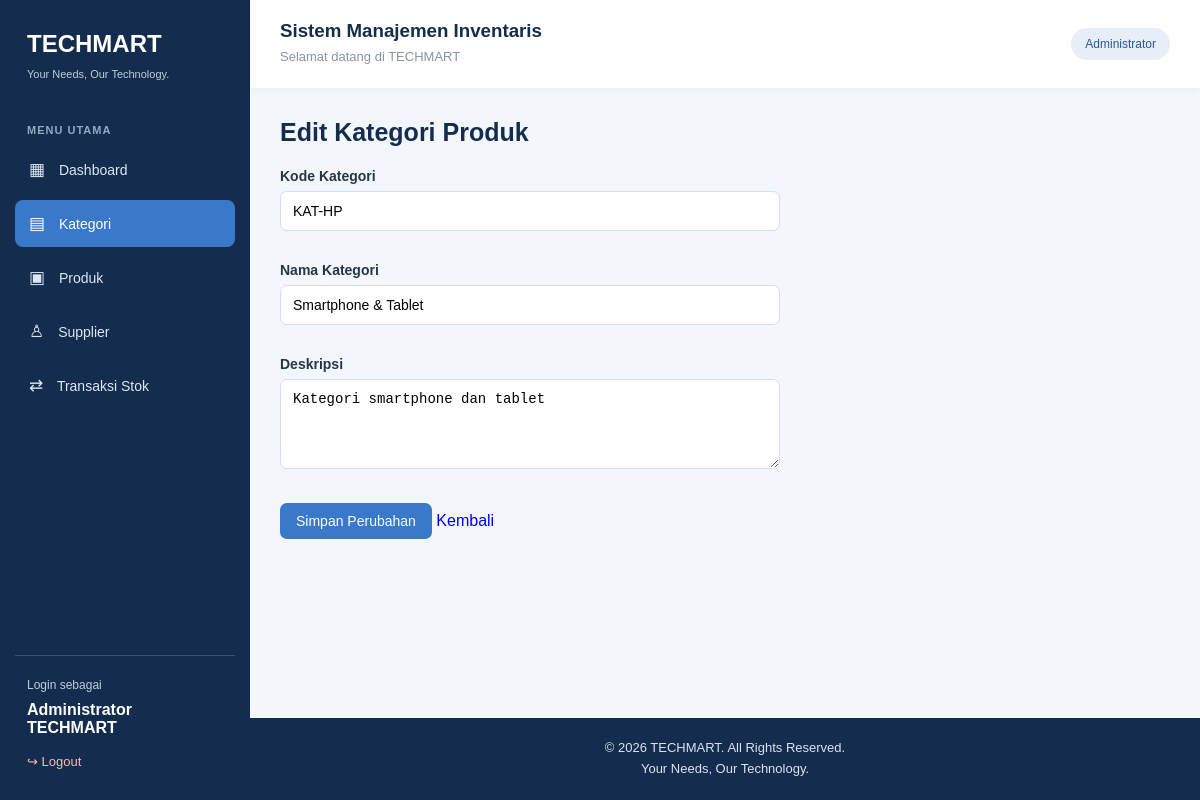
The app's page /modul/kategori/edit.php?id=3 (signed in) with its own data.
### tables this page shows
CREATE TABLE `kategori` (
  `id` int(11) NOT NULL,
  `kode_kategori` varchar(20) NOT NULL,
  `nama_kategori` varchar(100) NOT NULL,
  `deskripsi` text DEFAULT NULL,
  `created_at` timestamp NOT NULL DEFAULT current_timestamp()
);

### modul/kategori/edit.php (the view, shortened to what this page needs)
<?php
$db = getDB();
$id = $_GET['id'] ?? null;
$stmt = $db->prepare("SELECT * FROM kategori WHERE id = ?");
$stmt->execute([$id]);
$kategori = $stmt->fetch();
require_once '../../layout/header.php';
?>
<h2>Edit Kategori Produk</h2>
<form method="POST">
    <label>Kode Kategori</label><br>
    <input type="text" name="kode_kategori"
        value="<?= htmlspecialchars($kategori['kode_kategori']) ?>"
        required>
    <br><br>
    <label>Nama Kategori</label><br>
    <input type="text" name="nama_kategori"
        value="<?= htmlspecialchars($kategori['nama_kategori']) ?>"
        required>
    <br><br>
    <label>Deskripsi</label><br>
    <textarea name="deskripsi"><?= htmlspecialchars($kategori['deskripsi'] ?? '') ?></textarea>
    <br><br>
    <button type="submit">Simpan Perubahan</button>
    <a href="index.php">Kembali</a>
</form>
<?php require_once '../../layout/footer.php'; ?>

### assets/css/style.css (style rules this page uses)
* { margin: 0; padding: 0; box-sizing: border-box; }
html, body { width: 100%; min-height: 100%; }
body { font-family: Arial, Helvetica, sans-serif; background: #f3f6fa; color: #26364a; overflow-x: hidden; }
a { text-decoration: none; }
main h1, main h2, main h3 { color: #142d4e; }
main h2 { font-size: 25px; margin-bottom: 20px; }
button, .btn { background: #3979c9; color: white; border: none; padding: 10px 16px; border-radius: 7px; cursor: pointer; font-size: 14px; display: inline-block; }
form { margin-top: 15px; }
label { display: inline-block; margin-bottom: 7px; font-weight: 600; font-size: 14px; }
input, select, textarea { width: 100%; max-width: 500px; padding: 11px 12px; border: 1px solid #d5deea; border-radius: 7px; font-size: 14px; background: white; margin-bottom: 12px; outline: none; }
textarea { min-height: 90px; resize: vertical; }

### records on screen
kategori: kode_kategori "KAT-HP", nama_kategori "Smartphone & Tablet", deskripsi "Kategori smartphone dan tablet"

### other values on screen
$_SESSION['nama'] "Administrator TECHMART"
